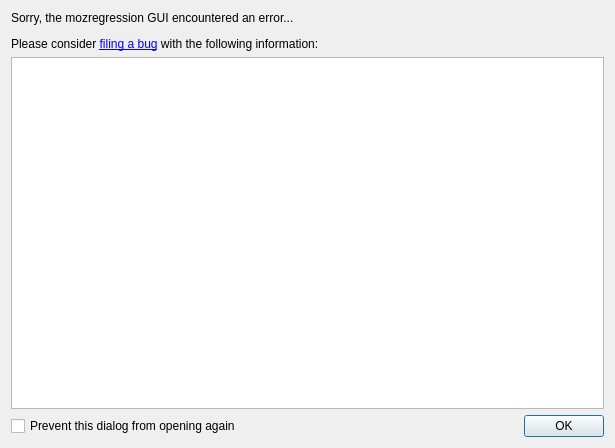
<?xml version="1.0" encoding="UTF-8"?>
<ui version="4.0">
 <class>CrashDialog</class>
 <widget class="QDialog" name="CrashDialog">
  <property name="geometry">
   <rect>
    <x>0</x>
    <y>0</y>
    <width>615</width>
    <height>448</height>
   </rect>
  </property>
  <property name="windowTitle">
   <string>Crash Dialog</string>
  </property>
  <layout class="QVBoxLayout" name="verticalLayout">
   <item>
    <widget class="QLabel" name="label">
     <property name="text">
      <string>&lt;html&gt;&lt;head/&gt;&lt;body&gt;&lt;p&gt;Sorry, the mozregression GUI encountered an error...&lt;/p&gt;&lt;p&gt;Please consider &lt;a href=&quot;https://wiki.mozilla.org/Auto-tools/Projects/Mozregression#Issue_.2F_feature_tracking&quot;&gt;&lt;span style=&quot; text-decoration: underline; color:#0000ff;&quot;&gt;filing a bug&lt;/span&gt;&lt;/a&gt; with the following information:&lt;/p&gt;&lt;/body&gt;&lt;/html&gt;</string>
     </property>
    </widget>
   </item>
   <item>
    <widget class="QPlainTextEdit" name="information">
     <property name="undoRedoEnabled">
      <bool>false</bool>
     </property>
     <property name="lineWrapMode">
      <enum>QPlainTextEdit::NoWrap</enum>
     </property>
     <property name="readOnly">
      <bool>true</bool>
     </property>
    </widget>
   </item>
   <item>
    <layout class="QHBoxLayout" name="horizontalLayout">
     <item>
      <widget class="QCheckBox" name="check_hide_dialog">
       <property name="text">
        <string>Prevent this dialog from opening again</string>
       </property>
      </widget>
     </item>
     <item>
      <widget class="QDialogButtonBox" name="buttonBox">
       <property name="orientation">
        <enum>Qt::Horizontal</enum>
       </property>
       <property name="standardButtons">
        <set>QDialogButtonBox::Ok</set>
       </property>
      </widget>
     </item>
    </layout>
   </item>
  </layout>
 </widget>
 <resources/>
 <connections>
  <connection>
   <sender>buttonBox</sender>
   <signal>accepted()</signal>
   <receiver>CrashDialog</receiver>
   <slot>accept()</slot>
   <hints>
    <hint type="sourcelabel">
     <x>248</x>
     <y>254</y>
    </hint>
    <hint type="destinationlabel">
     <x>157</x>
     <y>274</y>
    </hint>
   </hints>
  </connection>
  <connection>
   <sender>buttonBox</sender>
   <signal>rejected()</signal>
   <receiver>CrashDialog</receiver>
   <slot>reject()</slot>
   <hints>
    <hint type="sourcelabel">
     <x>316</x>
     <y>260</y>
    </hint>
    <hint type="destinationlabel">
     <x>286</x>
     <y>274</y>
    </hint>
   </hints>
  </connection>
 </connections>
</ui>
